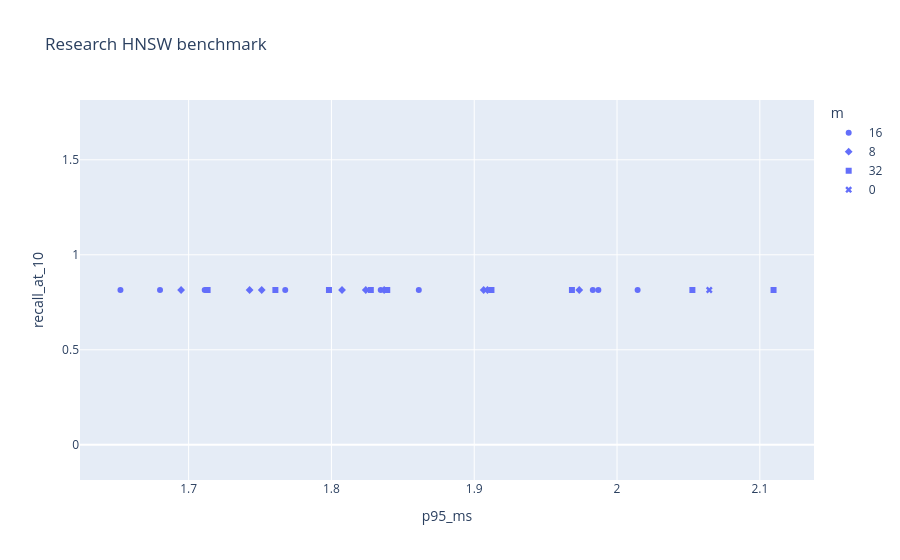

Write notebook code for a chart like this one.
### Code cell
hnsw_benchmark_df = (
    summarize_benchmark(hnsw_eval_runs_df)
    .merge(
        pd.DataFrame.from_dict(hnsw_settings, orient="index").rename_axis("setting").reset_index(),
        on="setting",
        validate="one_to_one",
    )
    .merge(hnsw_build_df, on=["m", "ef_construct"], validate="many_to_one")
)
remember_result("hnsw_summary", hnsw_benchmark_df)
display(rank_configurations(hnsw_benchmark_df))
px.scatter(
    hnsw_benchmark_df,
    x="p95_ms",
    y="recall_at_10",
    symbol="m",
    hover_data=["hnsw_ef", "ef_construct", "mrr", "p50_ms", "readiness_seconds"],
    title="Research HNSW benchmark",
).show()

### Figure 1 — Plotly figure (JSON) as saved in the notebook; plotly's stock layout.template omitted (floating-point values rounded to 4 significant figures)
{"data": [{"customdata": [[256.0, 100.0, 0.5991, 1.608, 1.423], [64.0, 100.0, 0.5991, 1.444, 1.423], [128.0, 200.0, 0.5991, 1.538, 1.423], [256.0, 400.0, 0.5991, 1.65, 1.421], [128.0, 400.0, 0.5991, 1.53, 1.421], [64.0, 200.0, 0.5991, 1.443, 1.423], [64.0, 400.0, 0.5991, 1.459, 1.421], [256.0, 200.0, 0.5991, 1.664, 1.423], [128.0, 100.0, 0.5991, 1.503, 1.423]], "hovertemplate": "m=16<br>p95_ms=%{x}<br>recall_at_10=%{y}<br>hnsw_ef=%{customdata[0]}<br>ef_construct=%{customdata[1]}<br>mrr=%{customdata[2]}<br>p50_ms=%{customdata[3]}<br>readiness_seconds=%{customdata[4]}<extra></extra>", "legendgroup": "16", "marker": {"color": "#636efa", "symbol": "circle"}, "mode": "markers", "name": "16", "orientation": "v", "showlegend": true, "type": "scatter", "x": [1.983, 1.652, 1.861, 2.014, 1.835, 1.68, 1.711, 1.987, 1.768], "xaxis": "x", "y": [0.8148, 0.8148, 0.8148, 0.8148, 0.8148, 0.8148, 0.8148, 0.8148, 0.8148], "yaxis": "y"}, {"customdata": [[64.0, 400.0, 0.5991, 1.456, 1.623], [64.0, 200.0, 0.5991, 1.454, 1.424], [256.0, 400.0, 0.5991, 1.626, 1.623], [256.0, 100.0, 0.5991, 1.588, 1.223], [128.0, 100.0, 0.5991, 1.475, 1.223], [128.0, 400.0, 0.5991, 1.53, 1.623], [128.0, 200.0, 0.5991, 1.523, 1.424], [256.0, 200.0, 0.5991, 1.628, 1.424], [64.0, 100.0, 0.5991, 1.445, 1.223]], "hovertemplate": "m=8<br>p95_ms=%{x}<br>recall_at_10=%{y}<br>hnsw_ef=%{customdata[0]}<br>ef_construct=%{customdata[1]}<br>mrr=%{customdata[2]}<br>p50_ms=%{customdata[3]}<br>readiness_seconds=%{customdata[4]}<extra></extra>", "legendgroup": "8", "marker": {"color": "#636efa", "symbol": "diamond"}, "mode": "markers", "name": "8", "orientation": "v", "showlegend": true, "type": "scatter", "x": [1.751, 1.743, 1.974, 1.907, 1.824, 1.837, 1.807, 1.909, 1.695], "xaxis": "x", "y": [0.8148, 0.8148, 0.8148, 0.8148, 0.8148, 0.8148, 0.8148, 0.8148, 0.8148], "yaxis": "y"}, {"customdata": [[128.0, 100.0, 0.5991, 1.513, 1.221], [64.0, 100.0, 0.5991, 1.474, 1.221], [128.0, 200.0, 0.5991, 1.539, 1.422], [64.0, 400.0, 0.5991, 1.482, 1.422], [64.0, 200.0, 0.5991, 1.448, 1.422], [256.0, 100.0, 0.5991, 1.638, 1.221], [128.0, 400.0, 0.5991, 1.564, 1.422], [256.0, 200.0, 0.5991, 1.68, 1.422], [256.0, 400.0, 0.5991, 1.704, 1.422]], "hovertemplate": "m=32<br>p95_ms=%{x}<br>recall_at_10=%{y}<br>hnsw_ef=%{customdata[0]}<br>ef_construct=%{customdata[1]}<br>mrr=%{customdata[2]}<br>p50_ms=%{customdata[3]}<br>readiness_seconds=%{customdata[4]}<extra></extra>", "legendgroup": "32", "marker": {"color": "#636efa", "symbol": "square"}, "mode": "markers", "name": "32", "orientation": "v", "showlegend": true, "type": "scatter", "x": [1.828, 1.713, 1.839, 1.798, 1.761, 1.968, 1.912, 2.053, 2.11], "xaxis": "x", "y": [0.8148, 0.8148, 0.8148, 0.8148, 0.8148, 0.8148, 0.8148, 0.8148, 0.8148], "yaxis": "y"}, {"customdata": [[0.0, 100.0, 0.5991, 1.674, 1.221]], "hovertemplate": "m=0<br>p95_ms=%{x}<br>recall_at_10=%{y}<br>hnsw_ef=%{customdata[0]}<br>ef_construct=%{customdata[1]}<br>mrr=%{customdata[2]}<br>p50_ms=%{customdata[3]}<br>readiness_seconds=%{customdata[4]}<extra></extra>", "legendgroup": "0", "marker": {"color": "#636efa", "symbol": "x"}, "mode": "markers", "name": "0", "orientation": "v", "showlegend": true, "type": "scatter", "x": [2.065], "xaxis": "x", "y": [0.8148], "yaxis": "y"}], "layout": {"legend": {"title": {"text": "m"}, "tracegroupgap": 0}, "title": {"text": "Research HNSW benchmark"}, "xaxis": {"anchor": "y", "domain": [0, 1], "title": {"text": "p95_ms"}}, "yaxis": {"anchor": "x", "domain": [0, 1], "title": {"text": "recall_at_10"}}}}
